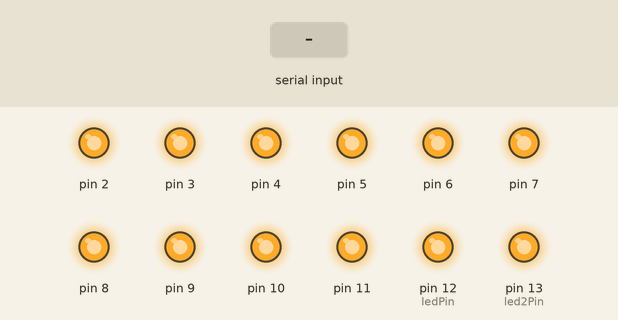
Recording of a sketch running on a simulated Arduino Uno, built with avr-gcc and run on an emulated ATmega328P. On the bench: output pins drawn as LEDs (lit = HIGH). The inputs (shaded band) are chosen by the test bench.

Above: at 1.2 s.
1.3 s: "90,45\n" received over Serial
2.8 s: "200\n" received over Serial
At 3.1 s:
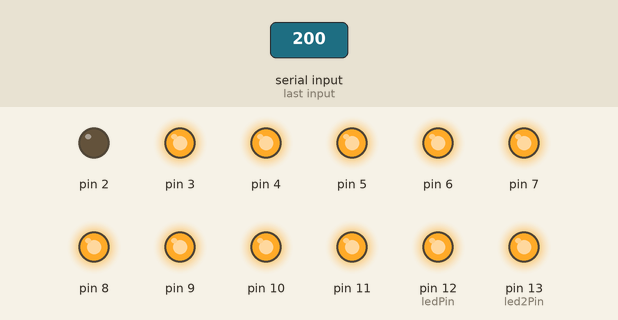
4.3 s: "90,45\n" received over Serial
5.8 s: "30,150\n" received over Serial
At 6.5 s:
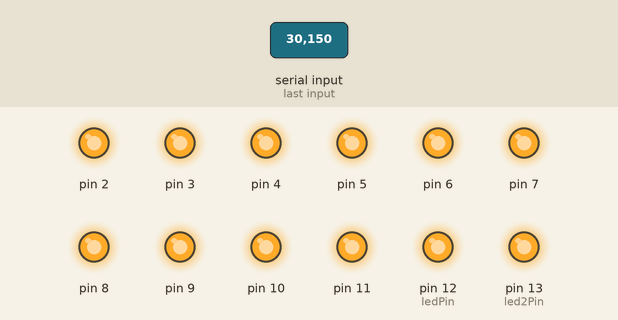
Timing chart, 0 to 8.3 s (numbered marks = the images above; inputs shaded):
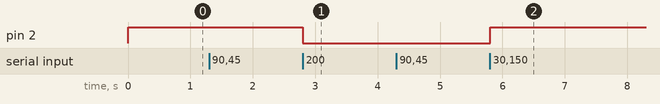

The sketch:

arduino_studio.ino
```cpp
const int ledPin = 12;
const int led2Pin = 13;
void setup(){
  for (int i = 2; i < 14; i++) {
    digitalWrite(i, HIGH);
    pinMode(i, OUTPUT);
  }
Serial.begin(9600);
}

void loop(){
  if (Serial.available() > 0) {
    relaySwitch(Serial.read() - '0');
  }
}

void relaySwitch(int command) {
  /*String msg = String("message: "); // Debugging
  msg += command/2+1;
  msg += " ";
  msg += command%2;
  msg += "\n";
  Serial.print(msg);*/
  if (command < 1 || command >26) {
    return;
  }
  digitalWrite(command/2+1, command%2);
}
```

Measured:
- after the input at 2.8 s, pin 2: HIGH → LOW at once
- after the input at 5.8 s, pin 2: LOW → HIGH at once
